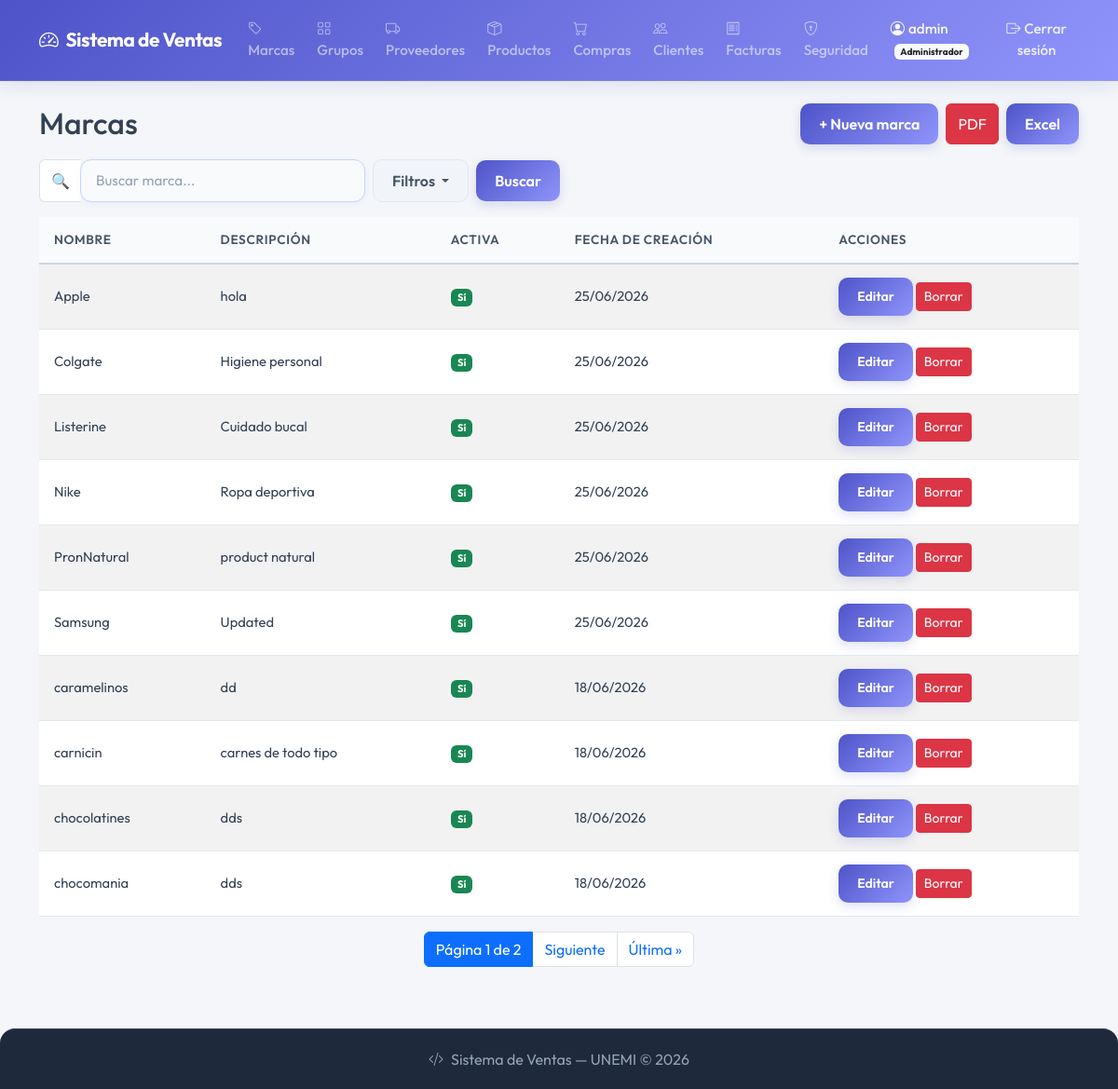
The page /brands/ (signed in) on the database its author committed.
### billing/models.py (models this page shows, shortened)
class Brand(models.Model):
    name = models.CharField(max_length=100, unique=True, verbose_name='Nombre')
    description = models.TextField(blank=True, null=True, verbose_name='Descripción')
    is_active = models.BooleanField(default=True, verbose_name='Activo')
    created_at = models.DateTimeField(auto_now_add=True)
    updated_at = models.DateTimeField(auto_now=True)
    class Meta:
        verbose_name = 'Marca'
        verbose_name_plural = 'Marcas'
        ordering = ['name']

### billing/views.py (the view, shortened to what this page needs)
# urls.py: path('brands/', views.brand_list, name='brand_list'),
@permission_required_redirect('billing.view_brand', '/')
@audit_action('LIST_BRANDS')
def brand_list(request):
    query = request.GET.get('q', '')
    is_active = request.GET.get('is_active', '')
    export = request.GET.get('export', '')
    brands = Brand.objects.all()
    if query:
        brands = brands.filter(name__icontains=query)
    if is_active == '1':
        brands = brands.filter(is_active=True)
    elif is_active == '0':
        brands = brands.filter(is_active=False)
    paginator = Paginator(brands, 10)
    page_number = request.GET.get('page')
    page_obj = paginator.get_page(page_number)
    context = {
        'page_obj': page_obj,
        'query': query,
        'is_active': is_active,
    }
    return render(request, 'billing/brand_list.html', context)

### security/templatetags/security_tags.py (called while the page is built)
@register.filter(name='has_group')
def has_group(user, group_name):
    if not user.is_authenticated:
        return False
    if user.is_superuser:
        return True
    return user.groups.filter(name=group_name).exists()

### billing/templates/billing/brand_list.html (shortened to what this page needs)
{% extends 'billing/base.html' %}
{% block content %}
<div class="d-flex justify-content-between align-items-center mb-3">
  <h2 class="mb-0">Marcas</h2>
  <div class="d-flex gap-2">
    <a href="{% url 'billing:brand_create' %}" class="btn btn-primary">+ Nueva marca</a>
    <button type="submit" form="filtros-form" name="export" value="pdf" class="btn btn-danger">PDF</button>
    <button type="submit" form="filtros-form" name="export" value="excel" class="btn btn-success">Excel</button>
  </div>
</div>
<form method="get" id="filtros-form" class="mb-3">
  <div class="d-flex align-items-center gap-2">
    <div class="input-group" style="max-width:350px;">
      <span class="input-group-text bg-white border-end-0">🔍</span>
      <input type="text" name="q" value="{{ query }}" class="form-control border-start-0" placeholder="Buscar marca...">
    </div>
    <div class="dropdown">
      <button class="btn btn-outline-secondary dropdown-toggle" type="button" id="dropdownFiltros" data-bs-toggle="dropdown" aria-expanded="false">
        Filtros
      </button>
    </div>
    <button type="button" class="btn btn-primary" onclick="document.getElementById('filtros-form').submit();">Buscar</button>
  </div>
</form>
<table class="table table-striped table-hover">
  <thead class="table-dark">
    <tr><th>Nombre</th><th>Descripción</th><th>Activa</th><th>Fecha de creación</th><th>Acciones</th></tr>
  </thead>
  <tbody>
    {% for brand in page_obj %}
    <tr>
      <td>{{ brand.name }}</td>
      <td>{{ brand.description|default:"-" }}</td>
      <td>
        {% if brand.is_active %}
          <span class="badge bg-success">Sí</span>
        {% else %}
          <span class="badge bg-danger">No</span>
        {% endif %}
      </td>
      <td>{{ brand.created_at|date:"d/m/Y" }}</td>
      <td>
        <a href="{% url 'billing:brand_update' brand.pk %}" class="btn btn-sm btn-warning">Editar</a>
        <a href="{% url 'billing:brand_delete' brand.pk %}" class="btn btn-sm btn-danger">Borrar</a>
      </td>
    </tr>
    {% empty %}
    <tr><td colspan="5" class="text-center">No hay marcas registradas</td></tr>
    {% endfor %}
  </tbody>
</table>
{% if page_obj.has_other_pages %}
<nav class="d-flex justify-content-center mt-3">
  <ul class="pagination">
    <li class="page-item active">
      <span class="page-link">Página {{ page_obj.number }} de {{ page_obj.paginator.num_pages }}</span>
    </li>
    {% if page_obj.has_next %}
      <li class="page-item">
        <a class="page-link" href="?page={{ page_obj.next_page_number }}&q={{ query }}&is_active={{ is_active }}">Siguiente</a>
      </li>
      <li class="page-item">
        <a class="page-link" href="?page={{ page_obj.paginator.num_pages }}&q={{ query }}&is_active={{ is_active }}">Última &raquo;</a>
      </li>
    {% endif %}
  </ul>
</nav>
{% endif %}
{% endblock %}

### billing/templates/billing/base.html (shortened to what this page needs)
{% load static %}
{% load security_tags %}
<!DOCTYPE html>
<html lang="es">
<head>
  <link href="https://cdn.jsdelivr.net/npm/bootstrap@5.3.0/dist/css/bootstrap.min.css" rel="stylesheet">
  <link href="https://cdn.jsdelivr.net/npm/bootstrap-icons@1.11.0/font/bootstrap-icons.css" rel="stylesheet">
  <link rel="stylesheet" href="{% static 'home/css/base.css' %}">
</head>
<body>
<nav class="navbar navbar-expand-lg navbar-dark">
  <div class="container">
    <a class="navbar-brand fw-bold" href="{% url 'home' %}">
      <i class="bi bi-speedometer2 me-2"></i>Sistema de Ventas
    </a>
    <div class="collapse navbar-collapse" id="nav">
      <ul class="navbar-nav me-auto">
        {% if user.is_authenticated %}
          {% if user|has_group:'Analista de Compras' or user|has_group:'Administrador' %}
          <li class="nav-item"><a class="nav-link" href="{% url 'billing:brand_list' %}"><i class="bi bi-tag me-1"></i>Marcas</a></li>
          <li class="nav-item"><a class="nav-link" href="{% url 'billing:productgroup_list' %}"><i class="bi bi-grid me-1"></i>Grupos</a></li>
          <li class="nav-item"><a class="nav-link" href="{% url 'billing:supplier_list' %}"><i class="bi bi-truck me-1"></i>Proveedores</a></li>
          <li class="nav-item"><a class="nav-link" href="{% url 'billing:product_list' %}"><i class="bi bi-box-seam me-1"></i>Productos</a></li>
          <li class="nav-item"><a class="nav-link" href="{% url 'purchasing:purchase_list' %}"><i class="bi bi-cart me-1"></i>Compras</a></li>
          {% endif %}
          {% if user|has_group:'Vendedor' or user|has_group:'Administrador' %}
          <li class="nav-item"><a class="nav-link" href="{% url 'billing:customer_list' %}"><i class="bi bi-people me-1"></i>Clientes</a></li>
          <li class="nav-item"><a class="nav-link" href="{% url 'billing:invoice_list' %}"><i class="bi bi-receipt me-1"></i>Facturas</a></li>
          {% endif %}
          {% if user|has_group:'Administrador' %}
          <li class="nav-item">
            <a class="nav-link" href="{% url 'security:dashboard' %}">
              <i class="bi bi-shield-lock me-1"></i>Seguridad
            </a>
          </li>
          {% endif %}
        {% endif %}
      </ul>
      <ul class="navbar-nav align-items-center">
        {% if user.is_authenticated %}
        <li class="nav-item">
          <span class="nav-link text-light me-2">
            <i class="bi bi-person-circle me-1"></i>{{ user.username }}
            {% for g in user.groups.all %}
              <span class="badge bg-light text-dark ms-1" style="font-size:10px;">{{ g.name }}</span>
            {% endfor %}
          </span>
        </li>
        <li class="nav-item">
          <form method="post" action="{% url 'logout' %}" class="d-inline">
            <button type="submit" class="nav-link btn btn-link p-0" style="color:rgba(255,255,255,.85); text-decoration: none;">
              <i class="bi bi-box-arrow-right me-1"></i>Cerrar sesión
            </button>
          </form>
        </li>
        {% endif %}
      </ul>
    </div>
  </div>
</nav>
<div class="container mt-4">
  {% block content %}{% endblock %}
</div>
<footer>
  <p class="mb-0"><i class="bi bi-code-slash me-2"></i>Sistema de Ventas — UNEMI © 2026</p>
</footer>
</body>
</html>

### home/static/home/css/base.css (style rules this page uses)
body { background-color: #f4f6f9; font-family: 'Outfit', sans-serif; color: #334155; }
.navbar { background: linear-gradient(135deg, #4e54c8, #8f94fb) !important; box-shadow: 0 4px 20px rgba(78, 84, 200, 0.15); border-bottom: 1px solid rgba(255, 255, 255, 0.1); padding: 12px 0; transition: all 0.3s ease; }
.navbar-brand { font-size: 1.3rem; letter-spacing: -0.02em; transition: opacity 0.2s ease; }
.nav-link { font-weight: 500; transition: all 0.2s ease; font-size: 0.95rem; padding: 8px 12px !important; }
.form-control, .form-select { border-radius: 12px !important; border: 1.5px solid #c7d2fe !important; padding: 11px 16px !important; color: #334155 !important; font-size: 0.95rem !important; background-color: #f9fafb !important; transition: all 0.2s cubic-bezier(0.4, 0, 0.2, 1) !important; box-shadow: 0 2px 6px rgba(99, 102, 241, 0.06) !important; }
.form-control::placeholder { color: #94a3b8; }
.btn-primary, .btn-success, .btn-warning, .btn-info, .btn-auth-custom { background: linear-gradient(135deg, #4e54c8, #8f94fb) !important; border: none !important; color: #ffffff !important; border-radius: 10px !important; font-weight: 600; padding: 10px 20px; box-shadow: 0 4px 12px rgba(78, 84, 200, 0.18); transition: all 0.2s ease-in-out; cursor: pointer; }
.btn-secondary, .btn-outline-secondary { border-radius: 10px !important; font-weight: 600; padding: 10px 20px; transition: all 0.2s ease; background-color: #f1f5f9; border: 1px solid #e2e8f0 !important; color: #475569 !important; }
.table { border-color: #e2e8f0; vertical-align: middle; }
.table thead th { background-color: #f8fafc !important; color: #475569; font-weight: 600; font-size: 0.85rem; text-transform: uppercase; letter-spacing: 0.05em; padding: 14px 16px; border-bottom: 2px solid #cbd5e1; }
.table tbody td { padding: 14px 16px; color: #334155; font-size: 0.92rem; }
.table-striped tbody tr:nth-of-type(odd) { background-color: #f8fafc; }
footer { background: #1e293b; color: #94a3b8; text-align: center; padding: 20px; margin-top: 50px; border-top: 1px solid #334155; border-radius: 16px 16px 0 0; }

### rows shown on the page
Brand: name "Apple", description "hola", is_active "Sí", created_at "25/06/2026"
Brand: name "Colgate", description "Higiene personal", is_active "Sí", created_at "25/06/2026"
Brand: name "Listerine", description "Cuidado bucal", is_active "Sí", created_at "25/06/2026"
Brand: name "Nike", description "Ropa deportiva", is_active "Sí", created_at "25/06/2026"
Brand: name "PronNatural", description "product natural", is_active "Sí", created_at "25/06/2026"
Brand: name "Samsung", description "Updated", is_active "Sí", created_at "25/06/2026"
Brand: name "caramelinos", description "dd", is_active "Sí", created_at "18/06/2026"
Brand: name "carnicin", description "carnes de todo tipo", is_active "Sí", created_at "18/06/2026"
Brand: name "chocolatines", description "dds", is_active "Sí", created_at "18/06/2026"
Brand: name "chocomania", description "dds", is_active "Sí", created_at "18/06/2026"

### other values the page prints
{{ user.username }} "admin"
{{ g.name }} "Administrador"
{{ page_obj.number }} "1"
{{ page_obj.paginator.num_pages }} "2"
